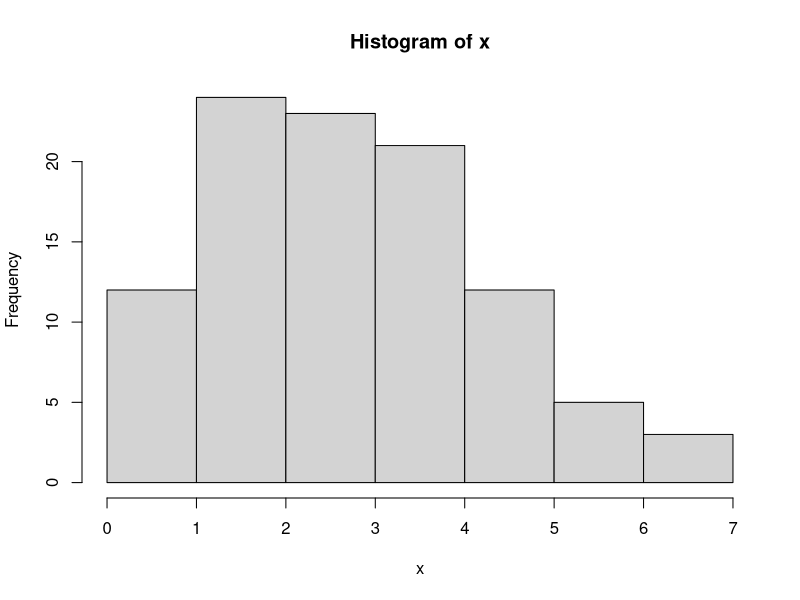
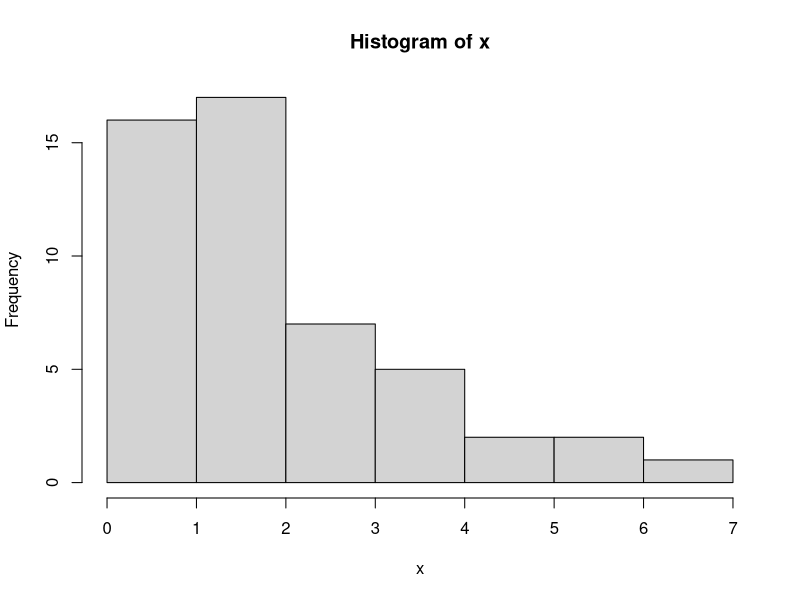
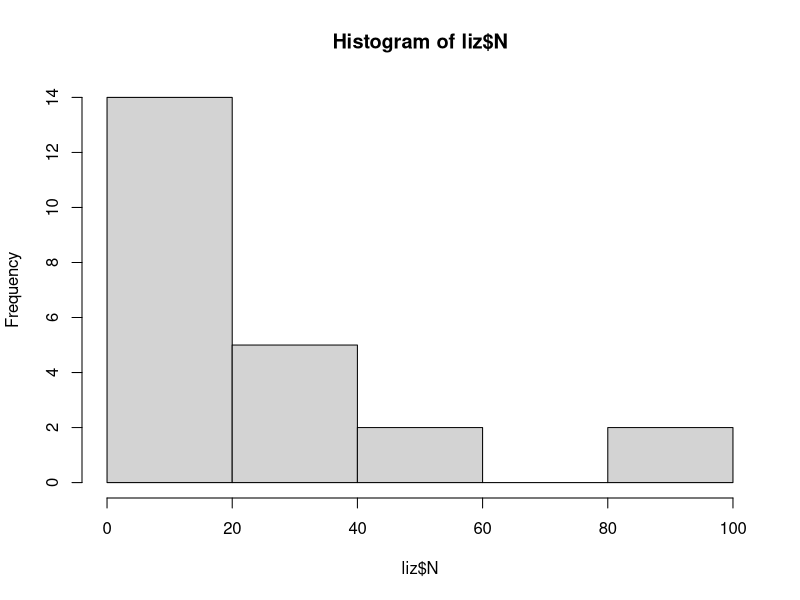
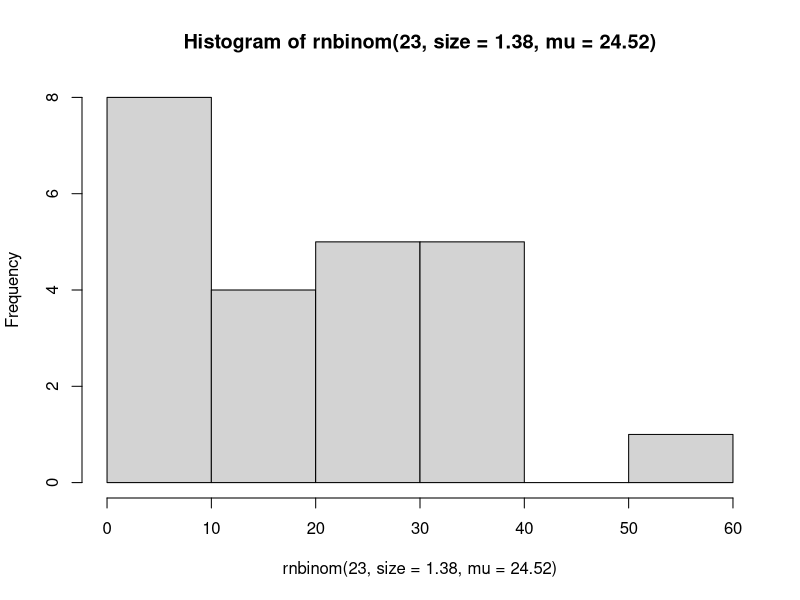
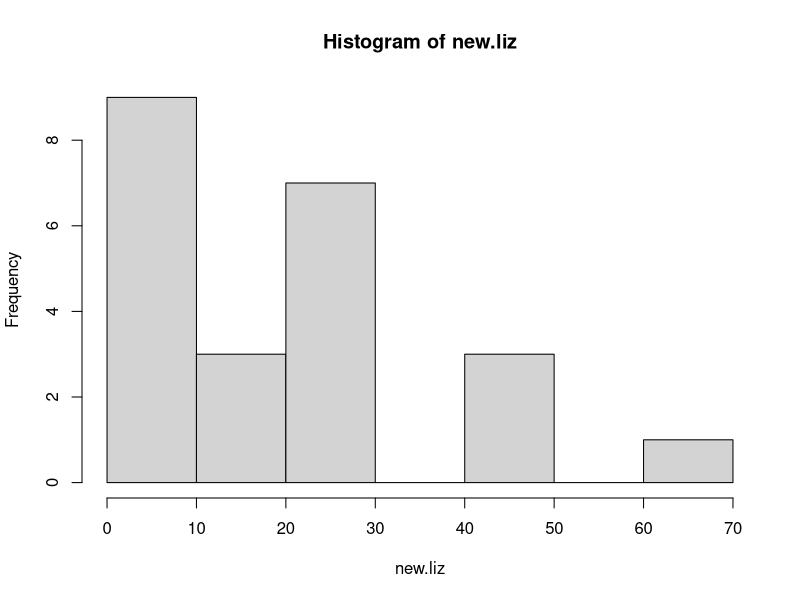

The R source for these figures, in order:
##Examples from distributions lecture##

number.of.bats = 100
rbinom(n = 10,size = number.of.bats,prob = 0.48)/number.of.bats
#this says "draw randomly from a normal distribution", with ten trials (sites) of 100 bats, 
#each with a probability of being infected equal to 48%

#density distributions
?dbinom
dbinom(x=1,size = 25, prob = 0.2)
#we use x=1 because we want to know the probability that a single trial (e.g. 1 bat of 25) 
#is infected at a global infection prevalence of 20%
dbinom(1,25, 0.2)
#this is the same as above

#p functions
?pnorm
#what is the probability a lizard weighs less than 19 grams?
pnorm(q = 19, mean = 17, sd =3)

#what is the probability a lizard weighs MORE than 19 grams?
1 - pnorm(q = 19, mean = 17, sd =3)
pnorm(q = 19, mean = 17, sd =3, lower.tail = F)

#what is the probability that no more than 1 bat is infected?
pbinom(q=1,size = 25, prob = 0.2)

#what is the probability that no more than 5 bats are infected?
pbinom(q=5,size = 25, prob = 0.2)

#this can be useful for quick sample size calculations
#what is the probability that 0 bats are infected with my sample size?
pbinom(q=0,size = 25, prob = 0.2)

#what is the 85th percentile of a fossil distribution?
#quantile functions
qnorm(0.85, mean=115, sd=15)

#random draws'
#Poisson
?rpois
rpois(100, lambda = 3)
x = rpois(100, lambda = 3)
hist(x)

#Negative Binomial
?rnbinom
#here, mu is the mean, and size is the dispersion parameter (k)
#note - this is the preferred parameterization in ecology
x = rnbinom(50, size = 10, mu = 2)
hist(x)
#Here, I take 50 random draws from a neg. bin. distribution with a a dispersion (k)
#of 10 and a mean = 2 


##fitting a distribution to actual data
liz = read.csv("lizards.csv")
head(liz)
hist(liz$N)

library(MASS)
set.seed(123)
nb.fit = fitdistr(liz$N,densfun = "negative binomial" )
nb.fit

##if you need to supply start list
nb.fit = fitdistr(liz$N, densfun = "negative binomial", start = list(size = 1, mu = 15))


length(liz$N)

hist(rnbinom(23,size = 1.38, mu = 24.52))

new.liz = rnbinom(23,size = 1.38, mu = 24.52)
hist(new.liz)

#what is the 80 percentile of number of lizards perching?
qnbinom(p = .8, mu = 24.52, size = 1.38)

#what is the probability of exactly 1 lizard perching?
pnbinom(q=1,mu = 24.52, size = 1.38)
